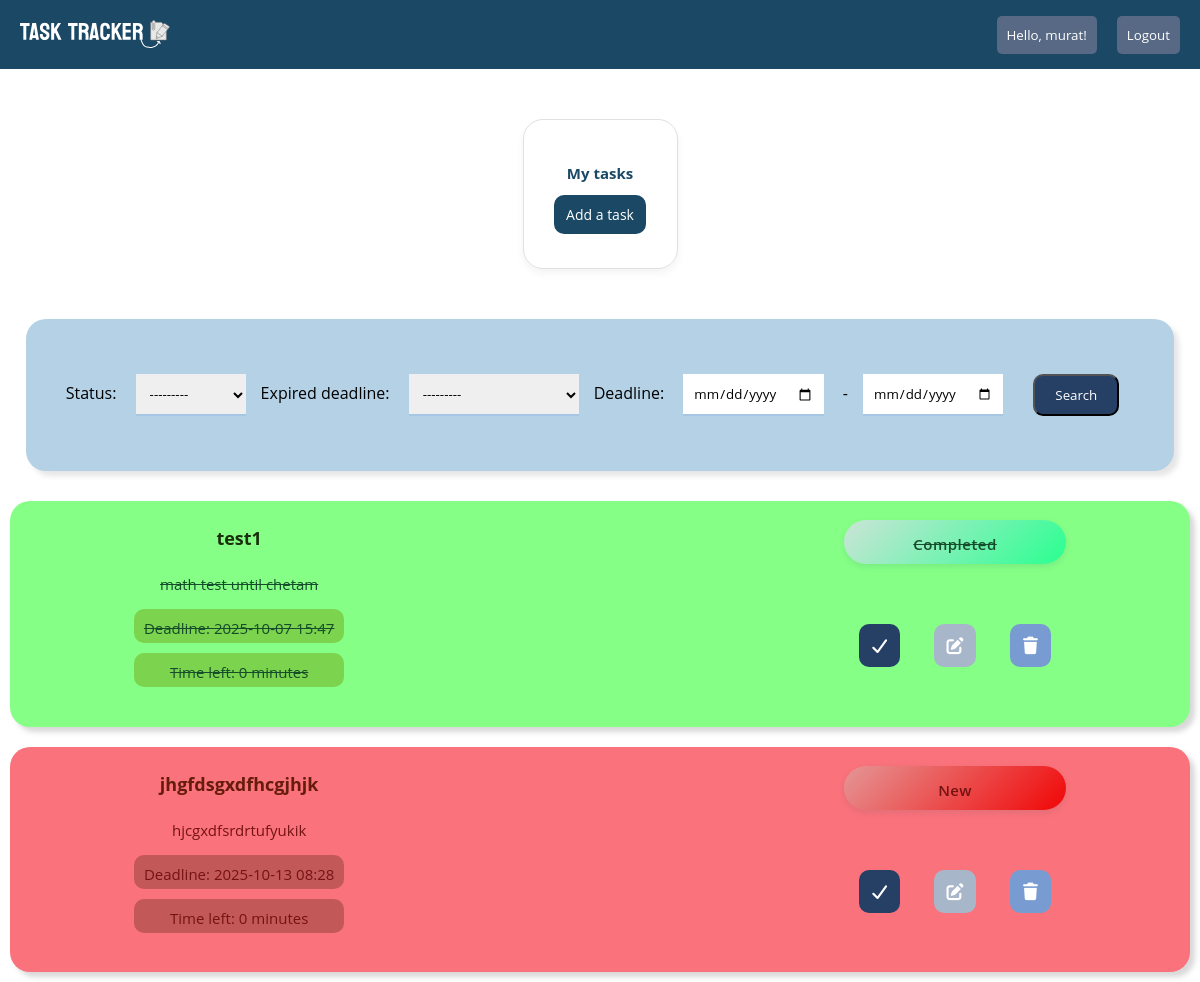
The app's page / (signed in), older data.
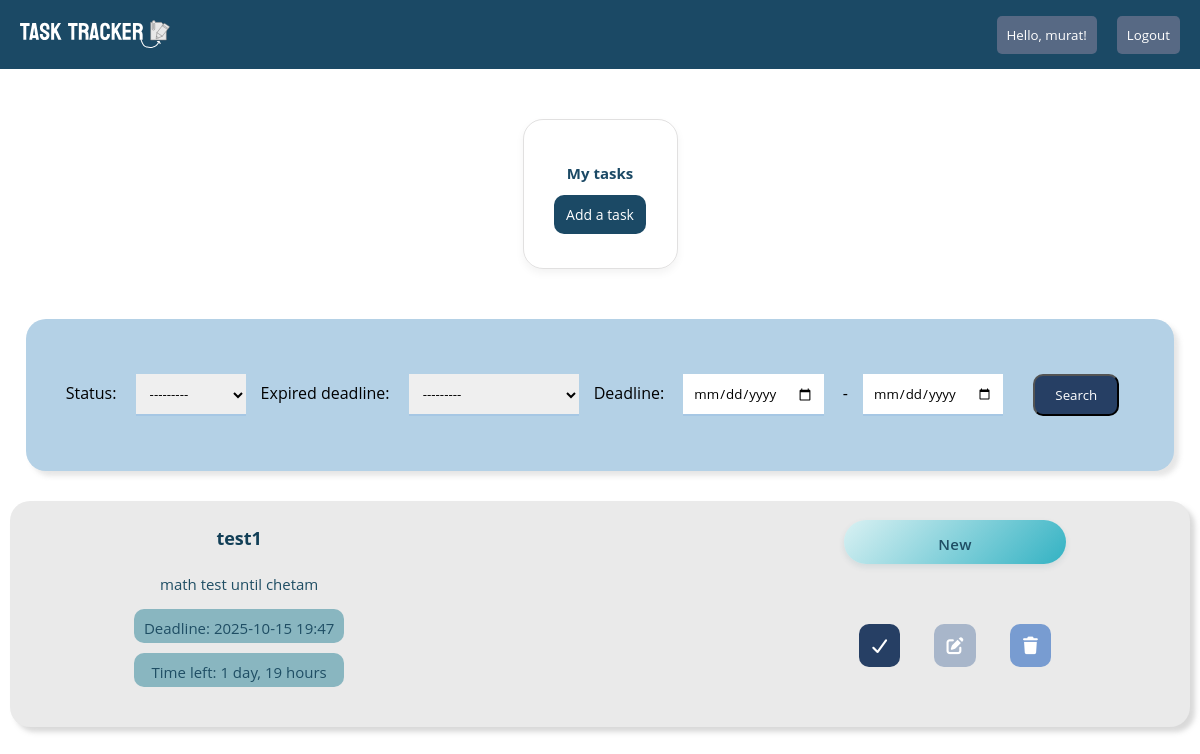
The same page, newer data.
### todo/models.py (models this page shows, shortened)
class Task(models.Model):
    new_status="new"
    in_progress_status="in_progress"
    done_status="done"
    CHOICE_STATUS=[
        (new_status,"New"),
        (in_progress_status,"In progress"),
        (done_status,"Completed"),
    ]
    title=models.CharField(max_length=200)
    description=models.TextField(blank=True)
    deadline=models.DateTimeField()
    is_notified=models.BooleanField(default=False)
    status=models.CharField(max_length=20,choices=CHOICE_STATUS,default=new_status)
    created_at=models.DateTimeField(auto_now_add=True)
    user_owner=models.ForeignKey(User,on_delete=models.CASCADE)

### todo/views.py (the view)
# urls.py: 2. Add a URL to urlpatterns:  path('', views.home, name='home')
@login_required
def home(request):
    tasks=Task.objects.filter(user_owner=request.user).order_by("deadline")
    myfilter=TaskFilter(request.GET,queryset=tasks)
    tasks=myfilter.qs
    now=timezone.now()
    for task in tasks:
        if task.deadline<now:
            task.deadline_status="overdue"
        elif task.deadline-now <= timedelta(hours=24):
            task.deadline_status="inprogress"
        else:
            task.deadline_status="normal"
    return render(request,"todo_folder/home.html",{"tasks":tasks, "choice_status": Task.CHOICE_STATUS,"myfilter":myfilter,})

### todo/templates/todo_folder/home.html (shortened to what this page needs)
{% load static %}
<!DOCTYPE html>
<html lang="en">
<head>
    <link rel="stylesheet" href="{% static 'css/home.css' %}">
    <link rel="stylesheet" href="https://cdnjs.cloudflare.com/ajax/libs/font-awesome/7.0.1/css/all.min.css" />
</head>
<body>
    <nav>
        <div class="logo"><a href="{% url 'home' %}"><img class="logo_pic" src="{% static 'img/logo.svg' %}"></a></div>
        <ul class="nav-links">
            <button class="login1"><a href="{% url 'login' %}">Hello, {{request.user}}!</a></button>
            <button class="login1"><a href="{% url 'logout' %}">Logout</a></button>
        </ul>
    </nav>
    {% block content %}
    <div class="filter_and_tasks">
    <div class="main_container">
    <div class="buttons">
    <h3 class="text_main">My tasks</h3>
    <a class="add_tasks" href="{% url 'task_create' %}"> Add a task </a>
    </div>
</div>
<div class="main_box_for_filter">
<div class="box_for_filter">
    <form class="filtering" method="get">
    {{ myfilter.form.as_p }}
    <button class="submit_btn" type="submit">Search</button>
    </form>
</div>
</div>
</div>
    <ul>
        {% for task in tasks %}
        <div class="all">
        <div class="box
        {% if task.status == 'done' %}done
        {% elif task.status == 'in_progress' %}inprogress
        {% elif task.deadline_status == 'overdue'%}overdue{% endif %}">
        <table class="task-table">
        <div class="all_requirements">
            <div class="top-section">
            <p class="text1"><strong> {{task.title}}</strong></p>
            <p class="text">{{task.description}}</p>
            <div class="deadline-view">
            <p class="text">Deadline: {{ task.deadline|date:"Y-m-d H:i"}}<br></p>
            </div>
            <div class="time-view">
            <p class="text">Time left: {{ task.deadline|timeuntil }} </p>
            </div>
            <form action="{% url 'task_change_status' task.pk %}" method="POST">
                <option value="{{ key }}" {% if task.status == key %}selected="selected" {% endif %}>{{ label }}</option>
            </form>
        </div>
        </table>
        <div class="bottom-section">
          <div class="status-view">
            <p class="text">{{ task.get_status_display }}</p>
            </div>
            <div class="btns">
            <a class="done_btn" href="{% url 'task_mark_done' task.pk %}"><i class="fa-solid fa-check" ></i></a>
            <a class="update_btn" href="{% url 'task_update' task.pk %}"><i class="fa-solid fa-pen-to-square"></i></a>
            <a class="delete_btn" href="{% url 'task_delete' task.pk %}"><i class="fa-solid fa-trash"></i></a>
            </div>
        </div>
    </div>
    </div>
        {% empty %}
        <p class="no-text">No tasks have been submitted</p>
        {% endfor %}
    </ul>
    {% endblock %}
</body>
</html>

Row changes from the older to the newer data that the page shows:
removed Task: title "jhgfdsgxdfhcgjhjk", description "hjcgxdfsrdrtufyukik", deadline "2025-10-13 08:28", deadline "0 minutes", status "New"
changed Task "test1": deadline "2025-10-07 15:47" → "2025-10-15 19:47"; deadline "0 minutes" → "1 day, 19 hours"; status "Completed" → "New"
